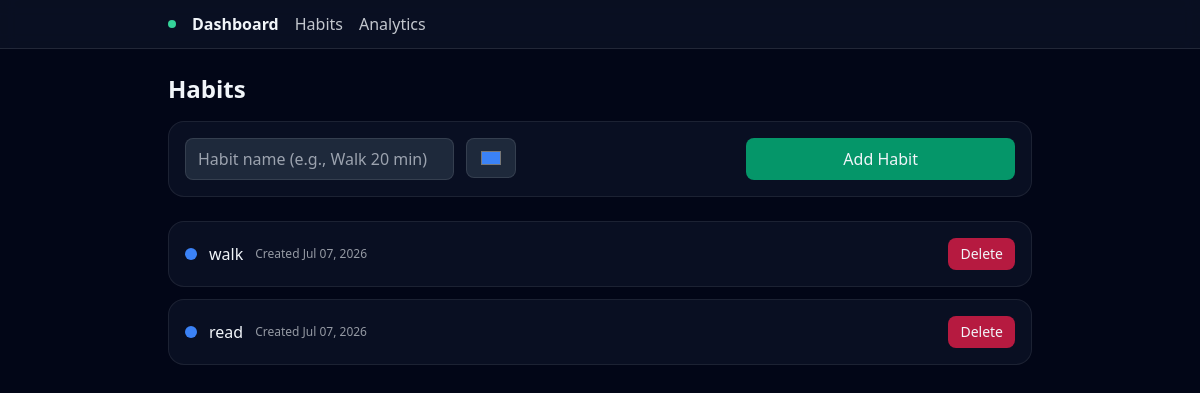
/habits, run on an earlier commit of the app's database.
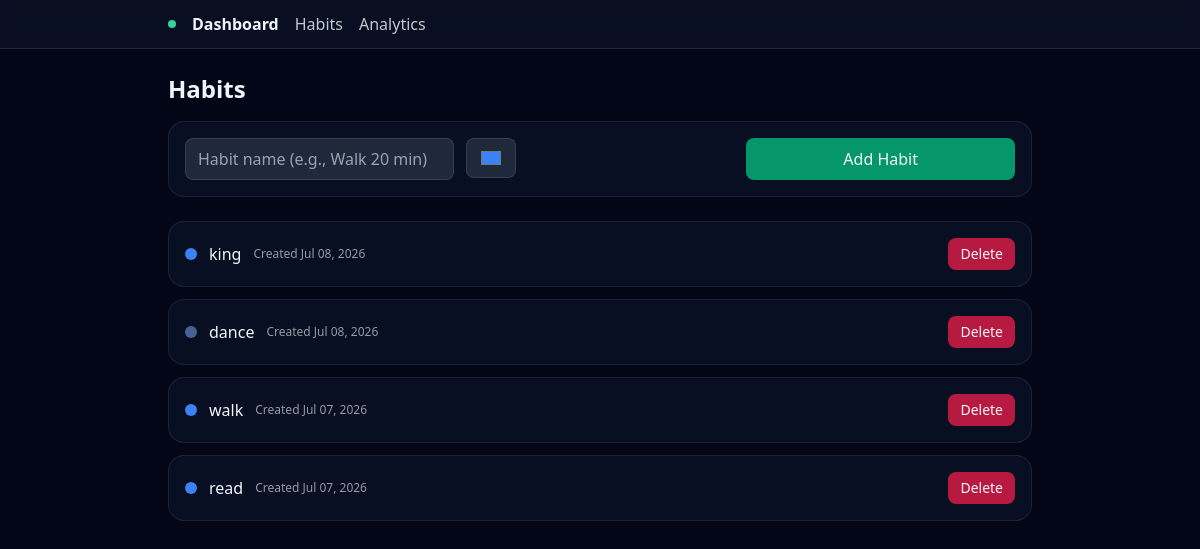
And on a later commit of the database.
### app.py (models this page shows)
class Habit(db.Model):
    id = db.Column(db.Integer,primary_key=True)
    name = db.Column(db.String(120),nullable=False,unique=True)
    color = db.Column(db.String(9),default="#3b82f6")
    goal_type = db.Column(db.String(20),default='daily')
    target_per_day = db.Column(db.Integer,default=1)
    created_at = db.Column(db.Date,default=date.today)

### app.py (the view)
@app.route('/habits')
def habits():
    habits = Habit.query.order_by(Habit.created_at.desc()).all()
    return render_template('habits.html',habits=habits)

### templates/habits.html
{% extends 'base.html' %}
{% block content %}
    <h1 class="text-2xl font-semibold mb-4">Habits</h1>
    <form method="post" action="/habits/create" class="card rounded-2xl p-4 mb-6 grid md:grid-cols-3 gap-3">
      <input name="name" placeholder="Habit name (e.g., Walk 20 min)" class="px-3 py-2 rounded-lg bg-slate-800 border border-white/10" />
      <input name="color" type="color" value="#3b82f6" class="px-3 py-2 rounded-lg bg-slate-800 border border-white/10 h-10" />
      <button class="px-3 py-2 rounded-lg bg-emerald-600 hover:bg-emerald-500">Add Habit</button>
    </form>
    <div class="grid gap-3">
      {% if habits %}
      {% for habit in habits %}
      <div class="card rounded-2xl p-4 flex items-center justify-between">
        <div class="flex items-center gap-3">
          <div class="w-3 h-3 rounded-full" style="background:{{habit.color}}"></div>
          <div class="font-medium">{{habit.name}}</div>
          <div class="text-xs opacity-60">Created {{habit.created_at.strftime('%b %d, %Y')}}</div>
        </div>
        <form action="/habits/{{habit.id}}/delete" method="POST" onsubmit="return confirm('Delete this habit?')">
          <button class="px-3 py-1.5 rounded-lg bg-rose-600/80 hover:bg-rose-500 text-sm">Delete</button></form>
      </div>
      {% endfor %}
      {% endif %}
    </div>
{% endblock %}

What changed in the data, as far as the page shows it:
added Habit: name "king", created_at "Jul 08, 2026"
added Habit: name "dance", created_at "Jul 08, 2026"
